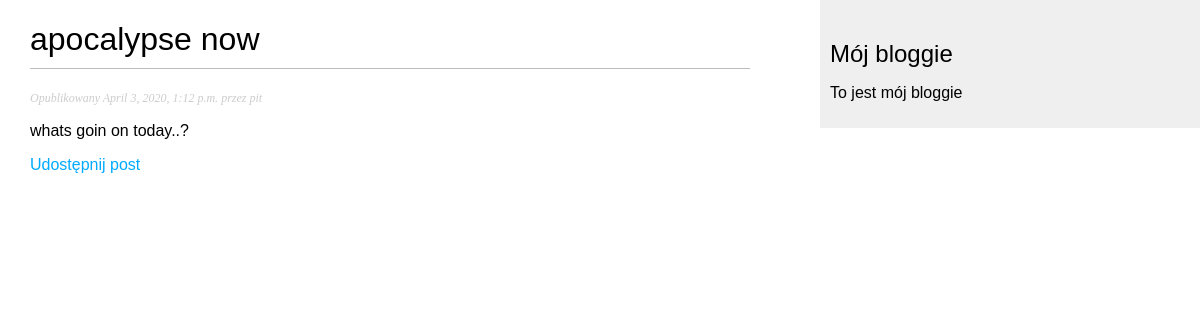
Page /bloggie/2020/04/03/apocalypse-now/ on the committed database.
### bloggie/models.py (models this page shows, shortened)
class Post(models.Model):
    STATUS_CHOICES = (
        ('draft', 'Roboczy'),
        ('published', 'Opublikowany'),
    )
    title = models.CharField(max_length=250)
    slug = models.SlugField(max_length=250,
                            unique_for_date='publish')
    author = models.ForeignKey(User,
                               related_name='blog_posts')
    body = models.TextField()
    publish = models.DateTimeField(default=timezone.now)
    created = models.DateTimeField(auto_now_add=True)
    updated = models.DateTimeField(auto_now=True)
    status = models.CharField(max_length=10,
                              choices=STATUS_CHOICES,
                              default='draft')
    objects = models.Manager()  #default Manager
    published = PublishedManager()
    class Meta:
        ordering = ('-publish',)

### bloggie/views.py (the view)
def post_detail(request, year, month, day, post):
    post = get_object_or_404(Post, slug=post,
                             status='published',
                             publish__year=year,
                             publish__month=month,
                             publish__day=day)
    return render(request,
                  'bloggie/post/detail.html',
                  {'post': post})

### bloggie/templates/bloggie/post/detail.html (shortened to what this page needs)
<!DOCTYPE html>
<html lang="en">
<head>
</head>
<body>
{% extends "bloggie/base.html" %}
{% block content %}
    <h1>{{ post.title }}</h1>
    <p class="date">
        Opublikowany {{ post.publish }} przez {{ post.author }}
    </p>
{{ post.body|linebreaks }}
<p>
    <a href="{% url 'bloggie:post_share' post.id %}">
    Udostępnij post</a>
</p>
{% endblock %}

### bloggie/static/css/bloggie.css (style rules this page uses)
body { margin:0; padding:0; font-family:helvetica, sans-serif; }
a { color:#00abff; text-decoration:none; }
h1 { font-weight:normal; border-bottom:1px solid #bbb; padding:0 0 10px 0; }
p.date { color:#ccc; font-family: georgia, serif; font-size: 12px; font-style: italic; }

### rows in the picture
Post: title "apocalypse now", publish "April 3, 2020, 1:12 p.m.", author "pit", body "whats goin on today..?"
